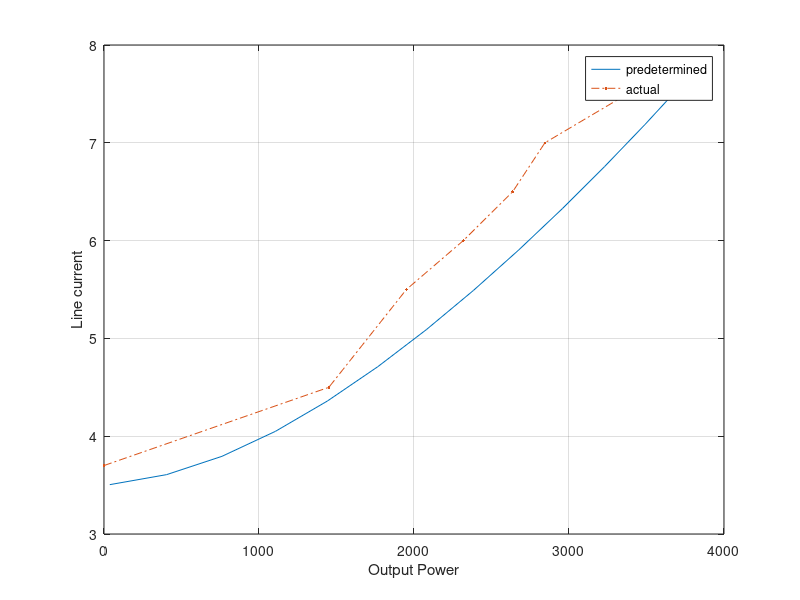

Recreate this plot in MATLAB.
x = 0.0001:0.001:0.013;
i2 = 400./( 9.6+1.286.*(1./x-1) + 18.43i);
i1 = 0.174 - 2.013i;
i = i2+i1;
i_2 = abs(i2);
i_l = 1.732.*abs(i);
r = 1.286*(1./x-1);
output = 3*i_2.^2.*r;  

act_output = [0,1450.7,1950.81,2318.07,2636.60,2844.51,3377.38];
act_i_l = [3.7,4.5,5.5,6,6.5,7,7.5]; 

plot(output,i_l,act_output,act_i_l,'.-.');

xlabel('Output Power');
ylabel('Line current');
legend('predetermined','actual');
grid on;